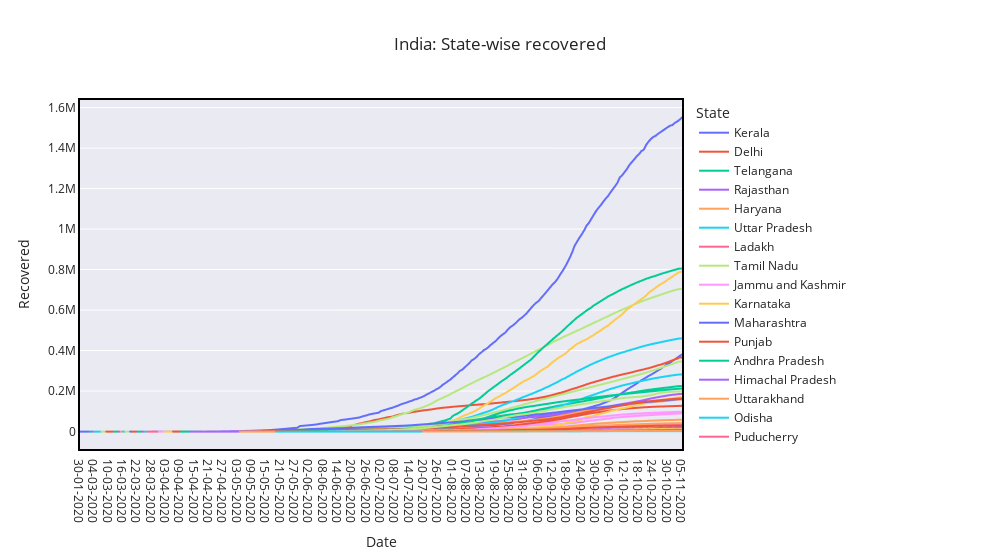

The code cell stored with this chart in its notebook:
### Code cell
fig = px.line(df_without_Ind, x='Date', y='Recovered', color='State', title='India: State-wise recovered')
fig.update_layout(hovermode='closest',template='seaborn',width=1000,xaxis=dict(mirror=True,linewidth=2,linecolor='black',showgrid=False),
                 yaxis=dict(mirror=True,linewidth=2,linecolor='black'))
fig.show()

### Figure 1 — Plotly figure (JSON) as saved in the notebook; plotly's stock layout.template omitted (floating-point values rounded to 4 significant figures; data arrays with more than 128 entries replaced by an {"elided": "..."} marker saying what was removed)
{"data": [{"hovertemplate": "State=Kerala<br>Date=%{x}<br>Recovered=%{y}<extra></extra>", "legendgroup": "Kerala", "line": {"color": "#636efa", "dash": "solid"}, "mode": "lines", "name": "Kerala", "showlegend": true, "type": "scattergl", "x": {"elided": "253 str values"}, "xaxis": "x", "y": {"elided": "253 int values"}, "yaxis": "y"}, {"hovertemplate": "State=Delhi<br>Date=%{x}<br>Recovered=%{y}<extra></extra>", "legendgroup": "Delhi", "line": {"color": "#EF553B", "dash": "solid"}, "mode": "lines", "name": "Delhi", "showlegend": true, "type": "scattergl", "x": {"elided": "249 str values"}, "xaxis": "x", "y": {"elided": "249 int values"}, "yaxis": "y"}, {"hovertemplate": "State=Telangana<br>Date=%{x}<br>Recovered=%{y}<extra></extra>", "legendgroup": "Telangana", "line": {"color": "#00cc96", "dash": "solid"}, "mode": "lines", "name": "Telangana", "showlegend": true, "type": "scattergl", "x": {"elided": "249 str values"}, "xaxis": "x", "y": {"elided": "249 int values"}, "yaxis": "y"}, {"hovertemplate": "State=Rajasthan<br>Date=%{x}<br>Recovered=%{y}<extra></extra>", "legendgroup": "Rajasthan", "line": {"color": "#ab63fa", "dash": "solid"}, "mode": "lines", "name": "Rajasthan", "showlegend": true, "type": "scattergl", "x": {"elided": "248 str values"}, "xaxis": "x", "y": {"elided": "248 int values"}, "yaxis": "y"}, {"hovertemplate": "State=Haryana<br>Date=%{x}<br>Recovered=%{y}<extra></extra>", "legendgroup": "Haryana", "line": {"color": "#FFA15A", "dash": "solid"}, "mode": "lines", "name": "Haryana", "showlegend": true, "type": "scattergl", "x": {"elided": "247 str values"}, "xaxis": "x", "y": {"elided": "247 int values"}, "yaxis": "y"}, {"hovertemplate": "State=Uttar Pradesh<br>Date=%{x}<br>Recovered=%{y}<extra></extra>", "legendgroup": "Uttar Pradesh", "line": {"color": "#19d3f3", "dash": "solid"}, "mode": "lines", "name": "Uttar Pradesh", "showlegend": true, "type": "scattergl", "x": {"elided": "247 str values"}, "xaxis": "x", "y": {"elided": "247 int values"}, "yaxis": "y"}, {"hovertemplate": "State=Ladakh<br>Date=%{x}<br>Recovered=%{y}<extra></extra>", "legendgroup": "Ladakh", "line": {"color": "#FF6692", "dash": "solid"}, "mode": "lines", "name": "Ladakh", "showlegend": true, "type": "scattergl", "x": {"elided": "244 str values"}, "xaxis": "x", "y": {"elided": "244 int values"}, "yaxis": "y"}, {"hovertemplate": "State=Tamil Nadu<br>Date=%{x}<br>Recovered=%{y}<extra></extra>", "legendgroup": "Tamil Nadu", "line": {"color": "#B6E880", "dash": "solid"}, "mode": "lines", "name": "Tamil Nadu", "showlegend": true, "type": "scattergl", "x": {"elided": "244 str values"}, "xaxis": "x", "y": {"elided": "244 int values"}, "yaxis": "y"}, {"hovertemplate": "State=Jammu and Kashmir<br>Date=%{x}<br>Recovered=%{y}<extra></extra>", "legendgroup": "Jammu and Kashmir", "line": {"color": "#FF97FF", "dash": "solid"}, "mode": "lines", "name": "Jammu and Kashmir", "showlegend": true, "type": "scattergl", "x": {"elided": "242 str values"}, "xaxis": "x", "y": {"elided": "242 int values"}, "yaxis": "y"}, {"hovertemplate": "State=Karnataka<br>Date=%{x}<br>Recovered=%{y}<extra></extra>", "legendgroup": "Karnataka", "line": {"color": "#FECB52", "dash": "solid"}, "mode": "lines", "name": "Karnataka", "showlegend": true, "type": "scattergl", "x": {"elided": "242 str values"}, "xaxis": "x", "y": {"elided": "242 int values"}, "yaxis": "y"}, {"hovertemplate": "State=Maharashtra<br>Date=%{x}<br>Recovered=%{y}<extra></extra>", "legendgroup": "Maharashtra", "line": {"color": "#636efa", "dash": "solid"}, "mode": "lines", "name": "Maharashtra", "showlegend": true, "type": "scattergl", "x": {"elided": "242 str values"}, "xaxis": "x", "y": {"elided": "242 int values"}, "yaxis": "y"}, {"hovertemplate": "State=Punjab<br>Date=%{x}<br>Recovered=%{y}<extra></extra>", "legendgroup": "Punjab", "line": {"color": "#EF553B", "dash": "solid"}, "mode": "lines", "name": "Punjab", "showlegend": true, "type": "scattergl", "x": {"elided": "242 str values"}, "xaxis": "x", "y": {"elided": "242 int values"}, "yaxis": "y"}, {"hovertemplate": "State=Andhra Pradesh<br>Date=%{x}<br>Recovered=%{y}<extra></extra>", "legendgroup": "Andhra Pradesh", "line": {"color": "#00cc96", "dash": "solid"}, "mode": "lines", "name": "Andhra Pradesh", "showlegend": true, "type": "scattergl", "x": {"elided": "239 str values"}, "xaxis": "x", "y": {"elided": "239 int values"}, "yaxis": "y"}, {"hovertemplate": "State=Himachal Pradesh<br>Date=%{x}<br>Recovered=%{y}<extra></extra>", "legendgroup": "Himachal Pradesh", "line": {"color": "#ab63fa", "dash": "solid"}, "mode": "lines", "name": "Himachal Pradesh", "showlegend": true, "type": "scattergl", "x": {"elided": "237 str values"}, "xaxis": "x", "y": {"elided": "237 int values"}, "yaxis": "y"}, {"hovertemplate": "State=Uttarakhand<br>Date=%{x}<br>Recovered=%{y}<extra></extra>", "legendgroup": "Uttarakhand", "line": {"color": "#FFA15A", "dash": "solid"}, "mode": "lines", "name": "Uttarakhand", "showlegend": true, "type": "scattergl", "x": {"elided": "236 str values"}, "xaxis": "x", "y": {"elided": "236 int values"}, "yaxis": "y"}, {"hovertemplate": "State=Odisha<br>Date=%{x}<br>Recovered=%{y}<extra></extra>", "legendgroup": "Odisha", "line": {"color": "#19d3f3", "dash": "solid"}, "mode": "lines", "name": "Odisha", "showlegend": true, "type": "scattergl", "x": {"elided": "235 str values"}, "xaxis": "x", "y": {"elided": "235 int values"}, "yaxis": "y"}, {"hovertemplate": "State=Puducherry<br>Date=%{x}<br>Recovered=%{y}<extra></extra>", "legendgroup": "Puducherry", "line": {"color": "#FF6692", "dash": "solid"}, "mode": "lines", "name": "Puducherry", "showlegend": true, "type": "scattergl", "x": {"elided": "234 str values"}, "xaxis": "x", "y": {"elided": "234 int values"}, "yaxis": "y"}, {"hovertemplate": "State=West Bengal<br>Date=%{x}<br>Recovered=%{y}<extra></extra>", "legendgroup": "West Bengal", "line": {"color": "#B6E880", "dash": "solid"}, "mode": "lines", "name": "West Bengal", "showlegend": true, "type": "scattergl", "x": {"elided": "234 str values"}, "xaxis": "x", "y": {"elided": "234 int values"}, "yaxis": "y"}, {"hovertemplate": "State=Chandigarh<br>Date=%{x}<br>Recovered=%{y}<extra></extra>", "legendgroup": "Chandigarh", "line": {"color": "#FF97FF", "dash": "solid"}, "mode": "lines", "name": "Chandigarh", "showlegend": true, "type": "scattergl", "x": {"elided": "232 str values"}, "xaxis": "x", "y": {"elided": "232 int values"}, "yaxis": "y"}, {"hovertemplate": "State=Chhattisgarh<br>Date=%{x}<br>Recovered=%{y}<extra></extra>", "legendgroup": "Chhattisgarh", "line": {"color": "#FECB52", "dash": "solid"}, "mode": "lines", "name": "Chhattisgarh", "showlegend": true, "type": "scattergl", "x": {"elided": "232 str values"}, "xaxis": "x", "y": {"elided": "232 int values"}, "yaxis": "y"}, {"hovertemplate": "State=Gujarat<br>Date=%{x}<br>Recovered=%{y}<extra></extra>", "legendgroup": "Gujarat", "line": {"color": "#636efa", "dash": "solid"}, "mode": "lines", "name": "Gujarat", "showlegend": true, "type": "scattergl", "x": {"elided": "232 str values"}, "xaxis": "x", "y": {"elided": "232 int values"}, "yaxis": "y"}, {"hovertemplate": "State=Madhya Pradesh<br>Date=%{x}<br>Recovered=%{y}<extra></extra>", "legendgroup": "Madhya Pradesh", "line": {"color": "#EF553B", "dash": "solid"}, "mode": "lines", "name": "Madhya Pradesh", "showlegend": true, "type": "scattergl", "x": {"elided": "231 str values"}, "xaxis": "x", "y": {"elided": "231 int values"}, "yaxis": "y"}, {"hovertemplate": "State=Bihar<br>Date=%{x}<br>Recovered=%{y}<extra></extra>", "legendgroup": "Bihar", "line": {"color": "#00cc96", "dash": "solid"}, "mode": "lines", "name": "Bihar", "showlegend": true, "type": "scattergl", "x": {"elided": "229 str values"}, "xaxis": "x", "y": {"elided": "229 int values"}, "yaxis": "y"}, {"hovertemplate": "State=Manipur<br>Date=%{x}<br>Recovered=%{y}<extra></extra>", "legendgroup": "Manipur", "line": {"color": "#ab63fa", "dash": "solid"}, "mode": "lines", "name": "Manipur", "showlegend": true, "type": "scattergl", "x": {"elided": "227 str values"}, "xaxis": "x", "y": {"elided": "227 int values"}, "yaxis": "y"}, {"hovertemplate": "State=Goa<br>Date=%{x}<br>Recovered=%{y}<extra></extra>", "legendgroup": "Goa", "line": {"color": "#FFA15A", "dash": "solid"}, "mode": "lines", "name": "Goa", "showlegend": true, "type": "scattergl", "x": {"elided": "226 str values"}, "xaxis": "x", "y": {"elided": "226 int values"}, "yaxis": "y"}, {"hovertemplate": "State=Mizoram<br>Date=%{x}<br>Recovered=%{y}<extra></extra>", "legendgroup": "Mizoram", "line": {"color": "#19d3f3", "dash": "solid"}, "mode": "lines", "name": "Mizoram", "showlegend": true, "type": "scattergl", "x": {"elided": "226 str values"}, "xaxis": "x", "y": {"elided": "226 int values"}, "yaxis": "y"}, {"hovertemplate": "State=Andaman and Nicobar Islands<br>Date=%{x}<br>Recovered=%{y}<extra></extra>", "legendgroup": "Andaman and Nicobar Islands", "line": {"color": "#FF6692", "dash": "solid"}, "mode": "lines", "name": "Andaman and Nicobar Islands", "showlegend": true, "type": "scattergl", "x": {"elided": "225 str values"}, "xaxis": "x", "y": {"elided": "225 int values"}, "yaxis": "y"}, {"hovertemplate": "State=Assam<br>Date=%{x}<br>Recovered=%{y}<extra></extra>", "legendgroup": "Assam", "line": {"color": "#B6E880", "dash": "solid"}, "mode": "lines", "name": "Assam", "showlegend": true, "type": "scattergl", "x": {"elided": "220 str values"}, "xaxis": "x", "y": {"elided": "220 int values"}, "yaxis": "y"}, {"hovertemplate": "State=Jharkhand<br>Date=%{x}<br>Recovered=%{y}<extra></extra>", "legendgroup": "Jharkhand", "line": {"color": "#FF97FF", "dash": "solid"}, "mode": "lines", "name": "Jharkhand", "showlegend": true, "type": "scattergl", "x": {"elided": "220 str values"}, "xaxis": "x", "y": {"elided": "220 int values"}, "yaxis": "y"}, {"hovertemplate": "State=Arunachal Pradesh<br>Date=%{x}<br>Recovered=%{y}<extra></extra>", "legendgroup": "Arunachal Pradesh", "line": {"color": "#FECB52", "dash": "solid"}, "mode": "lines", "name": "Arunachal Pradesh", "showlegend": true, "type": "scattergl", "x": {"elided": "218 str values"}, "xaxis": "x", "y": {"elided": "218 int values"}, "yaxis": "y"}, {"hovertemplate": "State=Nagaland<br>Date=%{x}<br>Recovered=%{y}<extra></extra>", "legendgroup": "Nagaland", "line": {"color": "#636efa", "dash": "solid"}, "mode": "lines", "name": "Nagaland", "showlegend": true, "type": "scattergl", "x": {"elided": "214 str values"}, "xaxis": "x", "y": {"elided": "214 int values"}, "yaxis": "y"}, {"hovertemplate": "State=Tripura<br>Date=%{x}<br>Recovered=%{y}<extra></extra>", "legendgroup": "Tripura", "line": {"color": "#EF553B", "dash": "solid"}, "mode": "lines", "name": "Tripura", "showlegend": true, "type": "scattergl", "x": {"elided": "214 str values"}, "xaxis": "x", "y": {"elided": "214 int values"}, "yaxis": "y"}, {"hovertemplate": "State=Dadra and Nagar Haveli and Daman and Diu<br>Date=%{x}<br>Recovered=%{y}<extra></extra>", "legendgroup": "Dadra and Nagar Haveli and Daman and Diu", "line": {"color": "#00cc96", "dash": "solid"}, "mode": "lines", "name": "Dadra and Nagar Haveli and Daman and Diu", "showlegend": true, "type": "scattergl", "x": {"elided": "211 str values"}, "xaxis": "x", "y": {"elided": "211 int values"}, "yaxis": "y"}, {"hovertemplate": "State=Meghalaya<br>Date=%{x}<br>Recovered=%{y}<extra></extra>", "legendgroup": "Meghalaya", "line": {"color": "#ab63fa", "dash": "solid"}, "mode": "lines", "name": "Meghalaya", "showlegend": true, "type": "scattergl", "x": {"elided": "207 str values"}, "xaxis": "x", "y": {"elided": "207 int values"}, "yaxis": "y"}, {"hovertemplate": "State=Sikkim<br>Date=%{x}<br>Recovered=%{y}<extra></extra>", "legendgroup": "Sikkim", "line": {"color": "#FFA15A", "dash": "solid"}, "mode": "lines", "name": "Sikkim", "showlegend": true, "type": "scattergl", "x": {"elided": "186 str values"}, "xaxis": "x", "y": {"elided": "186 int values"}, "yaxis": "y"}, {"hovertemplate": "State=State Unassigned<br>Date=%{x}<br>Recovered=%{y}<extra></extra>", "legendgroup": "State Unassigned", "line": {"color": "#19d3f3", "dash": "solid"}, "mode": "lines", "name": "State Unassigned", "showlegend": true, "type": "scattergl", "x": ["19-05-2020", "20-05-2020", "21-05-2020", "22-05-2020", "23-05-2020", "24-05-2020", "25-05-2020", "26-05-2020", "27-05-2020", "28-05-2020", "29-05-2020", "30-05-2020", "31-05-2020", "01-06-2020", "02-06-2020", "03-06-2020", "04-06-2020", "05-06-2020", "06-06-2020", "07-06-2020", "08-06-2020", "09-06-2020", "10-06-2020", "11-06-2020", "12-06-2020", "13-06-2020", "14-06-2020", "15-06-2020", "16-06-2020", "17-06-2020", "18-06-2020", "19-06-2020", "20-06-2020", "21-06-2020", "22-06-2020", "23-06-2020", "24-06-2020", "25-06-2020", "26-06-2020", "27-06-2020", "28-06-2020", "29-06-2020", "30-06-2020", "01-07-2020", "02-07-2020", "03-07-2020", "04-07-2020", "05-07-2020", "06-07-2020", "07-07-2020", "08-07-2020", "09-07-2020", "10-07-2020", "11-07-2020", "12-07-2020", "13-07-2020", "14-07-2020", "15-07-2020", "16-07-2020", "17-07-2020", "18-07-2020", "19-07-2020"], "xaxis": "x", "y": [0, 0, 0, 0, 0, 0, 0, 0, 0, 0, 0, 0, 0, 0, 0, 0, 0, 0, 0, 0, 0, 0, 0, 0, 0, 0, 0, 0, 0, 0, 0, 0, 0, 0, 0, 0, 0, 0, 0, 0, 0, 0, 0, 0, 0, 0, 0, 0, 0, 0, 0, 0, 0, 0, 0, 0, 0, 0, 0, 0, 0, 0], "yaxis": "y"}], "layout": {"hovermode": "closest", "legend": {"title": {"text": "State"}, "tracegroupgap": 0}, "title": {"text": "India: State-wise recovered"}, "width": 1000, "xaxis": {"anchor": "y", "domain": [0, 1], "linecolor": "black", "linewidth": 2, "mirror": true, "showgrid": false, "title": {"text": "Date"}}, "yaxis": {"anchor": "x", "domain": [0, 1], "linecolor": "black", "linewidth": 2, "mirror": true, "title": {"text": "Recovered"}}}}
